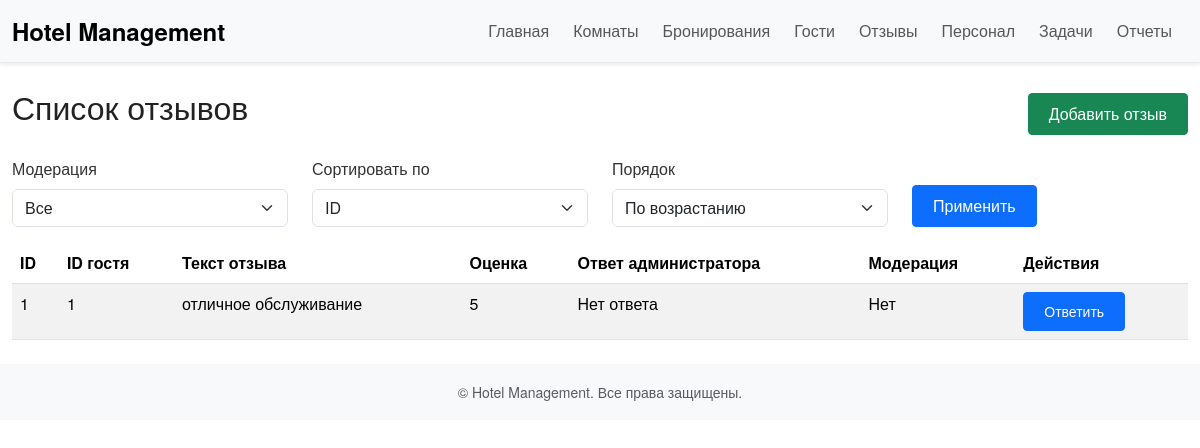
/reviews, run on an earlier commit of the app's database.
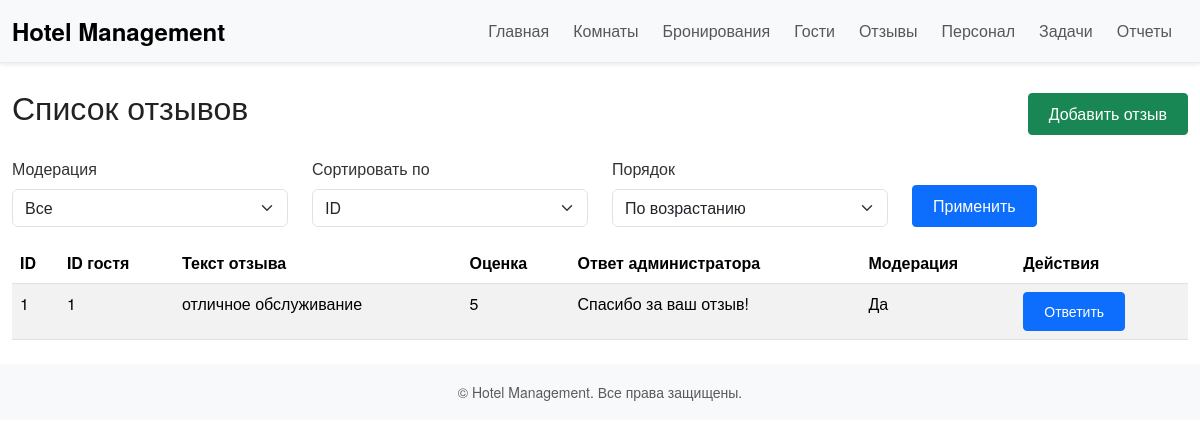
And on a later commit of the database.
### tables this page shows
CREATE TABLE reviews (
            id INTEGER PRIMARY KEY AUTOINCREMENT,
            guest_id INTEGER,
            review TEXT,
            rating INTEGER,
            admin_reply TEXT,
            moderated INTEGER DEFAULT 0,
            FOREIGN KEY (guest_id) REFERENCES guests(id)
        );

### app.py (the view)
@app.route('/reviews')
def list_reviews():
    moderated_only = request.args.get('moderated', default=None, type=int)  # Фильтрация по модерации: 0 или 1
    guest_id = request.args.get('guest_id', default=None, type=int)         # Фильтрация по гостям
    sort_by = request.args.get('sort_by', default='id', type=str)           # Сортировка: id, rating, или guest_id
    sort_order = request.args.get('sort_order', default='asc', type=str)    # Порядок сортировки: asc или desc
    conn = get_db_connection()
    query = 'SELECT * FROM reviews WHERE 1=1'  # Базовый SQL-запрос (WHERE 1=1 позволяет динамически добавлять фильтры)
    if moderated_only is not None:
        query += ' AND moderated = ?'
    if guest_id is not None:
        query += ' AND guest_id = ?'
    query += f' ORDER BY {sort_by} {sort_order}'
    params = []
    if moderated_only is not None:
        params.append(moderated_only)
    if guest_id is not None:
        params.append(guest_id)
    reviews = conn.execute(query, params).fetchall()
    conn.close()
    return render_template('reviews.html', reviews=reviews)

### app.py (called while the page is built)
def get_db_connection():
    conn = sqlite3.connect(DATABASE)
    conn.row_factory = sqlite3.Row  # позволит обращаться по именам столбцов
    return conn

### templates/reviews.html (shortened to what this page needs)
{% extends 'base.html' %}
{% block content %}
<div class="d-flex justify-content-between align-items-center mb-3">
  <h2>Список отзывов</h2>
  <a class="btn btn-success" href="{{ url_for('add_review') }}">Добавить отзыв</a>
</div>
<form method="get" action="{{ url_for('list_reviews') }}" class="mb-3">
  <div class="row">
    <div class="col-md-3">
      <label for="moderated" class="form-label">Модерация</label>
      <select name="moderated" id="moderated" class="form-select">
        <option value="">Все</option>
      </select>
    </div>
    <div class="col-md-3">
      <label for="sort_by" class="form-label">Сортировать по</label>
      <select name="sort_by" id="sort_by" class="form-select">
        <option value="id" {% if request.args.get('sort_by') == 'id' %}selected{% endif %}>ID</option>
      </select>
    </div>
    <div class="col-md-3">
      <label for="sort_order" class="form-label">Порядок</label>
      <select name="sort_order" id="sort_order" class="form-select">
        <option value="asc" {% if request.args.get('sort_order') == 'asc' %}selected{% endif %}>По возрастанию</option>
      </select>
    </div>
    <div class="col-md-3 align-self-end">
      <button type="submit" class="btn btn-primary">Применить</button>
    </div>
  </div>
</form>
<table class="table table-striped table-hover">
  <thead>
    <tr>
      <th>ID</th>
      <th>ID гостя</th>
      <th>Текст отзыва</th>
      <th>Оценка</th>
      <th>Ответ администратора</th>
      <th>Модерация</th>
      <th>Действия</th>
    </tr>
  </thead>
  <tbody>
    {% for review in reviews %}
    <tr>
      <td>{{ review['id'] }}</td>
      <td>{{ review['guest_id'] }}</td>
      <td>{{ review['review'] }}</td>
      <td>{{ review['rating'] }}</td>
      <td>{{ review['admin_reply'] or 'Нет ответа' }}</td>
      <td>{{ 'Да' if review['moderated'] == 1 else 'Нет' }}</td>
      <td>
        <a class="btn btn-primary btn-sm" href="{{ url_for('reply_review', review_id=review['id']) }}">Ответить</a>
      </td>
    </tr>
    {% endfor %}
  </tbody>
</table>
{% endblock %}

What changed in the data, as far as the page shows it:
changed reviews "отличное обслуживание": admin_reply "Нет ответа" → "Спасибо за ваш отзыв!"; moderated "Нет" → "Да"
